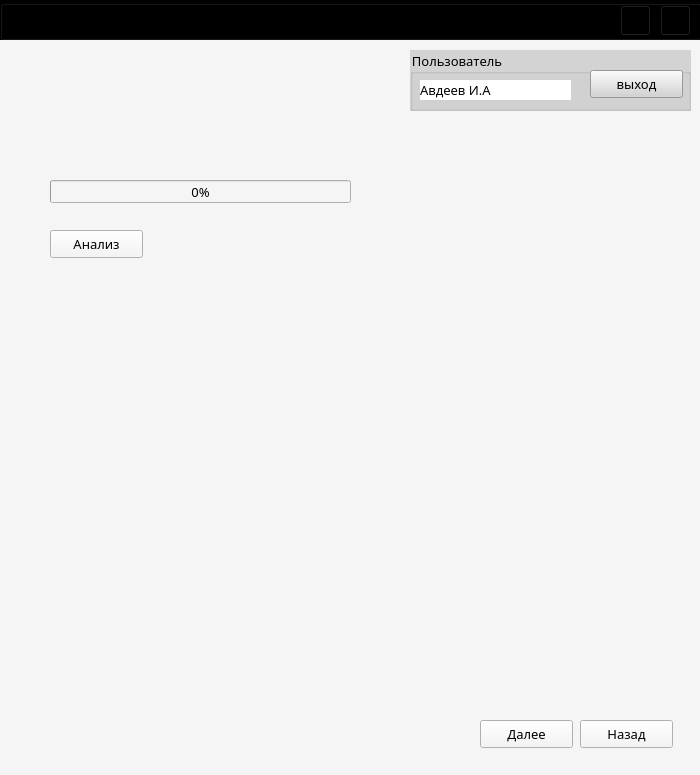
<?xml version="1.0" encoding="UTF-8"?>
<ui version="4.0">
 <class>MainWindow</class>
 <widget class="QMainWindow" name="MainWindow">
  <property name="geometry">
   <rect>
    <x>0</x>
    <y>0</y>
    <width>700</width>
    <height>775</height>
   </rect>
  </property>
  <property name="sizePolicy">
   <sizepolicy hsizetype="Fixed" vsizetype="Fixed">
    <horstretch>0</horstretch>
    <verstretch>0</verstretch>
   </sizepolicy>
  </property>
  <property name="minimumSize">
   <size>
    <width>700</width>
    <height>775</height>
   </size>
  </property>
  <property name="maximumSize">
   <size>
    <width>700</width>
    <height>775</height>
   </size>
  </property>
  <property name="windowTitle">
   <string>Система меддиагностики</string>
  </property>
  <property name="styleSheet">
   <string notr="true">font: 10pt corbel;
background: rgb(245, 245, 245);	</string>
  </property>
  <widget class="QWidget" name="centralwidget">
   <widget class="QTabWidget" name="tabWidget">
    <property name="geometry">
     <rect>
      <x>10</x>
      <y>120</y>
      <width>700</width>
      <height>800</height>
     </rect>
    </property>
    <property name="sizePolicy">
     <sizepolicy hsizetype="Preferred" vsizetype="Preferred">
      <horstretch>0</horstretch>
      <verstretch>0</verstretch>
     </sizepolicy>
    </property>
    <property name="minimumSize">
     <size>
      <width>700</width>
      <height>800</height>
     </size>
    </property>
    <property name="maximumSize">
     <size>
      <width>700</width>
      <height>800</height>
     </size>
    </property>
    <property name="focusPolicy">
     <enum>Qt::NoFocus</enum>
    </property>
    <property name="styleSheet">
     <string notr="true">QTabWidget QWidget {
	background: rgb(245, 245, 245);
	color:black;
}
QTabWidget::pane {
  border: none;
} 

QTabBar::tab{
	background: red;
	width:0; 
	height: 0; 		
	margin: 0;
	padding: 0;
	border: none;
} 
</string>
    </property>
    <property name="tabPosition">
     <enum>QTabWidget::North</enum>
    </property>
    <property name="tabShape">
     <enum>QTabWidget::Rounded</enum>
    </property>
    <property name="currentIndex">
     <number>2</number>
    </property>
    <property name="usesScrollButtons">
     <bool>true</bool>
    </property>
    <property name="tabBarAutoHide">
     <bool>false</bool>
    </property>
    <widget class="QWidget" name="startAnalyze">
     <property name="styleSheet">
      <string notr="true"/>
     </property>
     <attribute name="title">
      <string/>
     </attribute>
     <widget class="QPushButton" name="button_DownFile">
      <property name="geometry">
       <rect>
        <x>560</x>
        <y>570</y>
        <width>93</width>
        <height>28</height>
       </rect>
      </property>
      <property name="text">
       <string>Далее</string>
      </property>
     </widget>
     <widget class="QPushButton" name="button_AddPatient">
      <property name="geometry">
       <rect>
        <x>370</x>
        <y>570</y>
        <width>161</width>
        <height>28</height>
       </rect>
      </property>
      <property name="text">
       <string>Добавить пациента</string>
      </property>
     </widget>
     <widget class="QListWidget" name="listPatient">
      <property name="geometry">
       <rect>
        <x>0</x>
        <y>40</y>
        <width>181</width>
        <height>591</height>
       </rect>
      </property>
      <property name="styleSheet">
       <string notr="true">background-color: white;</string>
      </property>
     </widget>
     <widget class="QLabel" name="label_surname">
      <property name="geometry">
       <rect>
        <x>220</x>
        <y>50</y>
        <width>71</width>
        <height>16</height>
       </rect>
      </property>
      <property name="text">
       <string>Фамилия</string>
      </property>
     </widget>
     <widget class="QLabel" name="label_name">
      <property name="geometry">
       <rect>
        <x>220</x>
        <y>90</y>
        <width>55</width>
        <height>16</height>
       </rect>
      </property>
      <property name="text">
       <string>Имя</string>
      </property>
     </widget>
     <widget class="QLabel" name="label_patronymic">
      <property name="geometry">
       <rect>
        <x>220</x>
        <y>130</y>
        <width>81</width>
        <height>16</height>
       </rect>
      </property>
      <property name="text">
       <string>Отчество</string>
      </property>
     </widget>
     <widget class="QLabel" name="label_date">
      <property name="geometry">
       <rect>
        <x>220</x>
        <y>170</y>
        <width>121</width>
        <height>16</height>
       </rect>
      </property>
      <property name="text">
       <string>Дата рождения</string>
      </property>
     </widget>
     <widget class="QLabel" name="label_gender">
      <property name="geometry">
       <rect>
        <x>220</x>
        <y>210</y>
        <width>55</width>
        <height>16</height>
       </rect>
      </property>
      <property name="text">
       <string>Пол</string>
      </property>
     </widget>
     <widget class="QLabel" name="surname_patient">
      <property name="geometry">
       <rect>
        <x>370</x>
        <y>50</y>
        <width>200</width>
        <height>16</height>
       </rect>
      </property>
      <property name="styleSheet">
       <string notr="true">background-color: white;</string>
      </property>
      <property name="text">
       <string/>
      </property>
     </widget>
     <widget class="QLabel" name="name_patient">
      <property name="geometry">
       <rect>
        <x>370</x>
        <y>90</y>
        <width>200</width>
        <height>16</height>
       </rect>
      </property>
      <property name="styleSheet">
       <string notr="true">background-color: white;</string>
      </property>
      <property name="text">
       <string/>
      </property>
     </widget>
     <widget class="QLabel" name="patronymic_patient">
      <property name="geometry">
       <rect>
        <x>370</x>
        <y>130</y>
        <width>200</width>
        <height>16</height>
       </rect>
      </property>
      <property name="styleSheet">
       <string notr="true">background-color: white;</string>
      </property>
      <property name="text">
       <string/>
      </property>
     </widget>
     <widget class="QLabel" name="date_patient">
      <property name="geometry">
       <rect>
        <x>370</x>
        <y>170</y>
        <width>200</width>
        <height>16</height>
       </rect>
      </property>
      <property name="styleSheet">
       <string notr="true">background-color: white;</string>
      </property>
      <property name="text">
       <string/>
      </property>
     </widget>
     <widget class="QLabel" name="gender_patient">
      <property name="geometry">
       <rect>
        <x>370</x>
        <y>210</y>
        <width>200</width>
        <height>16</height>
       </rect>
      </property>
      <property name="styleSheet">
       <string notr="true">background-color: white;</string>
      </property>
      <property name="text">
       <string/>
      </property>
     </widget>
     <widget class="QLineEdit" name="lineEdit_search">
      <property name="geometry">
       <rect>
        <x>0</x>
        <y>10</y>
        <width>113</width>
        <height>22</height>
       </rect>
      </property>
      <property name="styleSheet">
       <string notr="true">background-color: white;</string>
      </property>
     </widget>
     <widget class="QPushButton" name="button_search">
      <property name="geometry">
       <rect>
        <x>120</x>
        <y>10</y>
        <width>61</width>
        <height>22</height>
       </rect>
      </property>
      <property name="text">
       <string>Поиск</string>
      </property>
     </widget>
    </widget>
    <widget class="QWidget" name="downloadFile">
     <attribute name="title">
      <string/>
     </attribute>
     <widget class="QPushButton" name="buttonDownloadCTFile">
      <property name="geometry">
       <rect>
        <x>50</x>
        <y>100</y>
        <width>141</width>
        <height>28</height>
       </rect>
      </property>
      <property name="styleSheet">
       <string notr="true"/>
      </property>
      <property name="text">
       <string>Загрузить файл</string>
      </property>
     </widget>
     <widget class="QLabel" name="labelFilePath">
      <property name="geometry">
       <rect>
        <x>50</x>
        <y>70</y>
        <width>601</width>
        <height>16</height>
       </rect>
      </property>
      <property name="text">
       <string>Тут будет имя файла</string>
      </property>
     </widget>
     <widget class="QPushButton" name="button_Analyze">
      <property name="geometry">
       <rect>
        <x>480</x>
        <y>600</y>
        <width>93</width>
        <height>28</height>
       </rect>
      </property>
      <property name="text">
       <string>Далее</string>
      </property>
     </widget>
     <widget class="QPushButton" name="index1_button_back">
      <property name="geometry">
       <rect>
        <x>590</x>
        <y>600</y>
        <width>93</width>
        <height>28</height>
       </rect>
      </property>
      <property name="text">
       <string>назад</string>
      </property>
     </widget>
    </widget>
    <widget class="QWidget" name="Analyze">
     <attribute name="title">
      <string/>
     </attribute>
     <widget class="QPushButton" name="buttonStartAnalyze">
      <property name="geometry">
       <rect>
        <x>40</x>
        <y>110</y>
        <width>93</width>
        <height>28</height>
       </rect>
      </property>
      <property name="styleSheet">
       <string notr="true"/>
      </property>
      <property name="text">
       <string>Анализ</string>
      </property>
     </widget>
     <widget class="QProgressBar" name="progressAnalyze">
      <property name="geometry">
       <rect>
        <x>40</x>
        <y>60</y>
        <width>301</width>
        <height>23</height>
       </rect>
      </property>
      <property name="value">
       <number>0</number>
      </property>
     </widget>
     <widget class="QPushButton" name="button_Result">
      <property name="geometry">
       <rect>
        <x>470</x>
        <y>600</y>
        <width>93</width>
        <height>28</height>
       </rect>
      </property>
      <property name="text">
       <string>Далее</string>
      </property>
     </widget>
     <widget class="QPushButton" name="index2_button_back">
      <property name="geometry">
       <rect>
        <x>570</x>
        <y>600</y>
        <width>93</width>
        <height>28</height>
       </rect>
      </property>
      <property name="text">
       <string>Назад</string>
      </property>
     </widget>
    </widget>
    <widget class="QWidget" name="resultAnalyze">
     <attribute name="title">
      <string/>
     </attribute>
     <widget class="QPushButton" name="saveBD">
      <property name="geometry">
       <rect>
        <x>30</x>
        <y>570</y>
        <width>151</width>
        <height>28</height>
       </rect>
      </property>
      <property name="styleSheet">
       <string notr="true"/>
      </property>
      <property name="text">
       <string>Cохранить в бд</string>
      </property>
     </widget>
     <widget class="QTextEdit" name="textEditResult">
      <property name="geometry">
       <rect>
        <x>30</x>
        <y>50</y>
        <width>391</width>
        <height>501</height>
       </rect>
      </property>
      <property name="styleSheet">
       <string notr="true">background: white</string>
      </property>
     </widget>
     <widget class="QLabel" name="label">
      <property name="geometry">
       <rect>
        <x>30</x>
        <y>20</y>
        <width>181</width>
        <height>21</height>
       </rect>
      </property>
      <property name="text">
       <string>Результаты анализа</string>
      </property>
     </widget>
     <widget class="QPushButton" name="index3_button_back">
      <property name="geometry">
       <rect>
        <x>200</x>
        <y>570</y>
        <width>93</width>
        <height>28</height>
       </rect>
      </property>
      <property name="text">
       <string>назад</string>
      </property>
     </widget>
    </widget>
    <widget class="QWidget" name="addPatient">
     <attribute name="title">
      <string/>
     </attribute>
     <widget class="QLabel" name="labelName">
      <property name="geometry">
       <rect>
        <x>31</x>
        <y>73</y>
        <width>91</width>
        <height>19</height>
       </rect>
      </property>
      <property name="text">
       <string>Имя</string>
      </property>
     </widget>
     <widget class="QLineEdit" name="lineEditSurname">
      <property name="geometry">
       <rect>
        <x>210</x>
        <y>30</y>
        <width>112</width>
        <height>25</height>
       </rect>
      </property>
     </widget>
     <widget class="QLabel" name="labelSurname">
      <property name="geometry">
       <rect>
        <x>31</x>
        <y>41</y>
        <width>101</width>
        <height>19</height>
       </rect>
      </property>
      <property name="text">
       <string>Фамилия</string>
      </property>
     </widget>
     <widget class="QLineEdit" name="lineEditName">
      <property name="geometry">
       <rect>
        <x>210</x>
        <y>68</y>
        <width>112</width>
        <height>25</height>
       </rect>
      </property>
      <property name="text">
       <string/>
      </property>
     </widget>
     <widget class="QLabel" name="labelPatronymic">
      <property name="geometry">
       <rect>
        <x>31</x>
        <y>105</y>
        <width>141</width>
        <height>19</height>
       </rect>
      </property>
      <property name="text">
       <string>Отчество</string>
      </property>
     </widget>
     <widget class="QLabel" name="labelBirthDate">
      <property name="geometry">
       <rect>
        <x>31</x>
        <y>137</y>
        <width>181</width>
        <height>19</height>
       </rect>
      </property>
      <property name="text">
       <string>Дата рождения</string>
      </property>
     </widget>
     <widget class="QLineEdit" name="lineEditPatronymic">
      <property name="geometry">
       <rect>
        <x>210</x>
        <y>100</y>
        <width>112</width>
        <height>25</height>
       </rect>
      </property>
     </widget>
     <widget class="QPushButton" name="buttonInput">
      <property name="geometry">
       <rect>
        <x>440</x>
        <y>600</y>
        <width>111</width>
        <height>28</height>
       </rect>
      </property>
      <property name="text">
       <string>Добавить</string>
      </property>
     </widget>
     <widget class="QDateEdit" name="dateEdit">
      <property name="geometry">
       <rect>
        <x>210</x>
        <y>140</y>
        <width>111</width>
        <height>21</height>
       </rect>
      </property>
     </widget>
     <widget class="QPushButton" name="index4_button_back">
      <property name="geometry">
       <rect>
        <x>570</x>
        <y>600</y>
        <width>93</width>
        <height>28</height>
       </rect>
      </property>
      <property name="text">
       <string>назад</string>
      </property>
     </widget>
    </widget>
   </widget>
   <widget class="QGroupBox" name="groupBox">
    <property name="geometry">
     <rect>
      <x>410</x>
      <y>50</y>
      <width>281</width>
      <height>61</height>
     </rect>
    </property>
    <property name="minimumSize">
     <size>
      <width>281</width>
      <height>61</height>
     </size>
    </property>
    <property name="maximumSize">
     <size>
      <width>281</width>
      <height>61</height>
     </size>
    </property>
    <property name="styleSheet">
     <string notr="true">background-color: rgb(211, 211, 211);</string>
    </property>
    <property name="title">
     <string>Пользователь</string>
    </property>
    <widget class="QPushButton" name="button_exit">
     <property name="geometry">
      <rect>
       <x>180</x>
       <y>20</y>
       <width>93</width>
       <height>28</height>
      </rect>
     </property>
     <property name="styleSheet">
      <string notr="true"/>
     </property>
     <property name="text">
      <string>выход</string>
     </property>
    </widget>
    <widget class="QLabel" name="User">
     <property name="geometry">
      <rect>
       <x>10</x>
       <y>30</y>
       <width>151</width>
       <height>20</height>
      </rect>
     </property>
     <property name="styleSheet">
      <string notr="true">background-color:white</string>
     </property>
     <property name="text">
      <string>Авдеев И.А</string>
     </property>
    </widget>
   </widget>
   <widget class="QGroupBox" name="tabBar">
    <property name="geometry">
     <rect>
      <x>0</x>
      <y>0</y>
      <width>701</width>
      <height>40</height>
     </rect>
    </property>
    <property name="styleSheet">
     <string notr="true">background-color: black; font: 10pt</string>
    </property>
    <property name="title">
     <string/>
    </property>
    <widget class="QPushButton" name="button_close">
     <property name="geometry">
      <rect>
       <x>660</x>
       <y>5</y>
       <width>31</width>
       <height>31</height>
      </rect>
     </property>
     <property name="styleSheet">
      <string notr="true">color: white</string>
     </property>
     <property name="text">
      <string/>
     </property>
    </widget>
    <widget class="QPushButton" name="button_info">
     <property name="geometry">
      <rect>
       <x>620</x>
       <y>5</y>
       <width>31</width>
       <height>31</height>
      </rect>
     </property>
     <property name="styleSheet">
      <string notr="true">color: white</string>
     </property>
     <property name="text">
      <string/>
     </property>
    </widget>
   </widget>
  </widget>
 </widget>
 <resources/>
 <connections/>
</ui>
